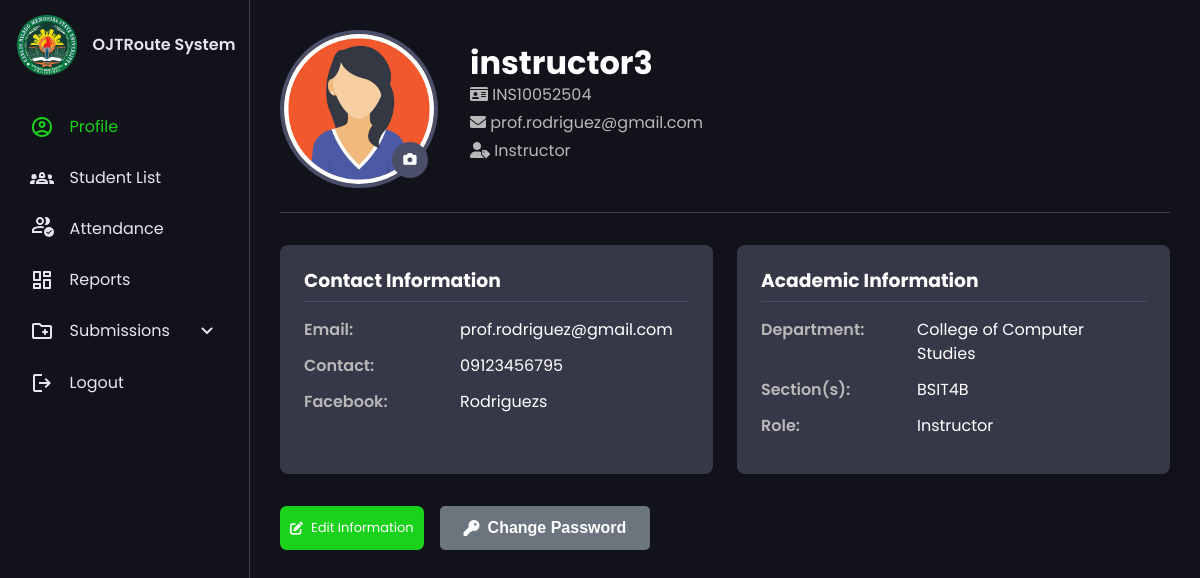
The app's page /instructor/profile.php (signed in) with its own data.
### tables this page shows
CREATE TABLE `instructors` (
  `id` int(11) UNSIGNED NOT NULL,
  `user_id` int(11) UNSIGNED NOT NULL COMMENT 'FK to users table',
  `department` varchar(100) DEFAULT NULL COMMENT 'Department/College',
  `created_at` timestamp NOT NULL DEFAULT current_timestamp(),
  `updated_at` timestamp NOT NULL DEFAULT current_timestamp() ON UPDATE current_timestamp()
);

CREATE TABLE `users` (
  `id` int(11) UNSIGNED NOT NULL,
  `school_id` varchar(20) NOT NULL COMMENT 'School/Employee ID used in CSV & listings',
  `full_name` varchar(100) NOT NULL,
  `email` varchar(100) NOT NULL,
  `password_hash` varchar(255) NOT NULL COMMENT 'Hashed password (bcrypt/argon2)',
  `role` enum('admin','student','instructor') NOT NULL,
  `gender` enum('male','female','non-binary') DEFAULT NULL,
  `section_id` int(11) UNSIGNED DEFAULT NULL COMMENT 'FK to sections - only for students',
  `contact` varchar(20) DEFAULT NULL COMMENT 'Contact number',
  `facebook_name` varchar(100) DEFAULT NULL COMMENT 'Facebook name/username',
  `year` varchar(10) DEFAULT NULL COMMENT 'Academic year',
  `profile_pic_path` varchar(255) DEFAULT NULL COMMENT 'Path to profile picture',
  `is_archived` tinyint(1) NOT NULL DEFAULT 0 COMMENT 'For archive-by-year feature',
  `archived_at` timestamp NULL DEFAULT NULL,
  `created_at` timestamp NOT NULL DEFAULT current_timestamp(),
  `updated_at` timestamp NOT NULL DEFAULT current_timestamp() ON UPDATE current_timestamp()
);

### app/services/InstructorService.php (called while the page is built, shortened)
<?php
class InstructorService
{
    private $db;
    private function connect()
    {
        try {
            $config = require __DIR__ . '/../../config/database.php';
            $dsn = "mysql:host={$config['host']};dbname={$config['dbname']};charset={$config['charset']}";
            $this->db = new \PDO($dsn, $config['username'], $config['password'], [
                \PDO::ATTR_ERRMODE => \PDO::ERRMODE_EXCEPTION,
                \PDO::ATTR_DEFAULT_FETCH_MODE => \PDO::FETCH_ASSOC,
                \PDO::ATTR_EMULATE_PREPARES => false,
            ]);
        } catch (\PDOException $e) {
            error_log('Database connection error: ' . $e->getMessage());
            throw new \Exception('Database connection failed');
        }
    }
    public function getInstructorId($userID)
    {
        try {
            $stmt = $this->db->prepare("
                SELECT id
                FROM instructors
                WHERE user_id = :user_id
            ");
            $stmt->execute([':user_id' => $userID]);
            $result = $stmt->fetch();
            return $result ? $result['id'] : null;
        } catch (\PDOException $e) {
            error_log('Get instructor ID error: ' . $e->getMessage());
            return null;
        }
    }
    public function getInstructorProfile($userId)
    {
        try {
            $stmt = $this->db->prepare("
                SELECT
                    u.id as user_id,
                    u.school_id,
                    u.full_name,
                    u.email,
                    u.contact,
                    u.facebook_name,
                    u.profile_pic_path,
                    u.role,
                    i.department
                FROM users u
                LEFT JOIN instructors i ON u.id = i.user_id
                WHERE u.id = :user_id
                AND u.role = 'instructor'
            ");
            $stmt->execute([':user_id' => $userId]);
            return $stmt->fetch();
        } catch (\PDOException $e) {
            error_log('Get instructor profile error: ' . $e->getMessage());
            return null;
        }
    }
    public function getInstructorSections($instructorId)
    {
        try {
            $stmt = $this->db->prepare("
                SELECT
                    id,
                    section_code,
                    section_name,
                    department,
                    year,
                    is_active
                FROM sections
                WHERE instructor_id = :instructor_id
                AND is_active = 1
                ORDER BY section_code ASC
            ");
            $stmt->execute([':instructor_id' => $instructorId]);
            return $stmt->fetchAll();
        } catch (\PDOException $e) {
            error_log('Get instructor sections error: ' . $e->getMessage());
            return [];
        }
    }
}

### config/database.php (called while the page is built)
<?php
return [
    'host' => 'localhost',
    'dbname' => 'ojt_db',
    'username' => 'root',
    'password' => '',
    'charset' => 'utf8mb4',
    'options' => [
        PDO::ATTR_ERRMODE => PDO::ERRMODE_EXCEPTION,
        PDO::ATTR_DEFAULT_FETCH_MODE => PDO::FETCH_ASSOC,
        PDO::ATTR_EMULATE_PREPARES => false,
    ]
];

### public/instructor/profile.php (the view, shortened to what this page needs)
<?php
require_once __DIR__ . '/../../app/services/InstructorService.php';
$instructorService = new \App\Services\InstructorService();
$user_id = $_SESSION['user_id'];
require_once 'instructor_nav.php';
$instructor = $instructorService->getInstructorProfile($user_id);
$instructor_id = $instructorService->getInstructorId($user_id);
$sections = $instructorService->getInstructorSections($instructor_id);
$section_names = array_map(function($s) { return $s['section_name']; }, $sections);
$section_string = !empty($section_names) ? implode(', ', $section_names) : 'No sections assigned';
$instructor_data = [
    'profile_pic' => !empty($instructor['profile_pic_path']) ? $instructor['profile_pic_path'] : '../../storage/images/default_profile.jpg',
    'fullname' => $instructor['full_name'],
    'school_id' => $instructor['school_id'],
    'email' => $instructor['email'],
    'role' => ucfirst($instructor['role']),
    'contact' => $instructor['contact'] ?: 'Not provided',
    'facebook' => $instructor['facebook_name'] ?: 'Not provided',
    'section' => $section_string,
    'department' => $instructor['department'] ?: 'Not assigned'
];
?>
<!DOCTYPE html>
<html lang="en">
<head>
    <link rel="stylesheet" href="https://cdnjs.cloudflare.com/ajax/libs/font-awesome/6.0.0/css/all.min.css">
    <link rel="stylesheet" href="../css/instructor_style.css">
</head>
<body>
    <main>
        <div class="profile-container">
            <div class="profile-header">
                <div class="profile-pic-container">
                    <img src="<?php echo htmlspecialchars($instructor_data['profile_pic']); ?>" alt="Profile Picture" class="profile-pic">
                    <button class="change-pic-btn" onclick="document.getElementById('changePicModal').style.display='block'">
                        <i class="fas fa-camera"></i>
                    </button>
                </div>
                <div class="profile-info">
                    <h1><?php echo htmlspecialchars($instructor_data['fullname']); ?></h1>
                    <p><i class="fas fa-id-card"></i> <?php echo htmlspecialchars($instructor_data['school_id']); ?></p>
                    <p><i class="fas fa-envelope"></i> <?php echo htmlspecialchars($instructor_data['email']); ?></p>
                    <p><i class="fas fa-user-tag"></i> <?php echo htmlspecialchars($instructor_data['role']); ?></p>
                </div>
            </div>
            <div class="profile-details">
                <div class="detail-card">
                    <h3>Contact Information</h3>
                    <div class="detail-item">
                        <div class="detail-label">Email:</div>
                        <div class="detail-value"><?php echo htmlspecialchars($instructor_data['email']); ?></div>
                    </div>
                    <div class="detail-item">
                        <div class="detail-label">Contact:</div>
                        <div class="detail-value"><?php echo htmlspecialchars($instructor_data['contact']); ?></div>
                    </div>
                    <div class="detail-item">
                        <div class="detail-label">Facebook:</div>
                        <div class="detail-value"><?php echo htmlspecialchars($instructor_data['facebook']); ?></div>
                    </div>
                </div>
                <div class="detail-card">
                    <h3>Academic Information</h3>
                    <div class="detail-item">
                        <div class="detail-label">Department:</div>
                        <div class="detail-value"><?php echo htmlspecialchars($instructor_data['department']); ?></div>
                    </div>
                    <div class="detail-item">
                        <div class="detail-label">Section(s):</div>
                        <div class="detail-value"><?php echo htmlspecialchars($instructor_data['section']); ?></div>
                    </div>
                    <div class="detail-item">
                        <div class="detail-label">Role:</div>
                        <div class="detail-value"><?php echo htmlspecialchars($instructor_data['role']); ?></div>
                    </div>
                </div>
            </div>
            <div class="action-buttons">
                <button class="bton" onclick="document.getElementById('editInfoModal').style.display='block'">
                    <i class="fas fa-edit"></i> Edit Information
                </button>
                <button class="btn btn-secondary" onclick="document.getElementById('changePassModal').style.display='block'">
                    <i class="fas fa-key"></i> Change Password
                </button>
            </div>
        </div>
    </main>
</body>
</html>

### public/css/instructor_style.css (style rules this page uses)
:root { --base-clr: #11121a; --line-clr: #42434a; --hover-clr: #222533; --text-clr: #e6e6ef; --accent-clr: #1ad21c; --secondary-text-clr: #b0b3c1; }
* { margin: 0; padding: 0; }
html { font-family: Poppins, 'Segoe UI', Tahoma, Geneva, Verdana, sans-serif; line-height: 1.5rem; }
body { min-height: 100vh; min-height: 100dvh; background-color: var(--base-clr); color: var(--text-clr); display: grid; grid-template-columns: auto 1fr; }
main { padding: min(30px, 7%); }
main p { color: var(--secondary-text-clr); margin-top: 5px; margin-bottom: 15px; }

### public/instructor/instructor_nav.php (style rules this page uses)
.btn { padding: 0.75rem 1.5rem; border: none; border-radius: 8px; font-weight: 600; text-decoration: none; display: inline-flex; align-items: center; gap: 0.5rem; cursor: pointer; transition: all 0.3s ease; font-size: 1rem; }

### public/instructor/profile.php (style rules this page uses)
.profile-header { display: flex; align-items: center; margin-bottom: 2rem; padding-bottom: 1.5rem; border-bottom: 1px solid #3e3f4d; }
.profile-pic-container { position: relative; margin-right: 2rem; }
.profile-pic { width: 150px; height: 150px; border-radius: 50%; object-fit: cover; border: 4px solid #4a4e69; }
.change-pic-btn { position: absolute; bottom: 10px; right: 10px; background: #4a4e69; color: white; border: none; border-radius: 50%; width: 36px; height: 36px; display: flex; align-items: center; justify-content: center; cursor: pointer; transition: all 0.3s ease; }
.profile-info h1 { margin: 0 0 0.5rem 0; color: #fff; }
.profile-info p { margin: 0.25rem 0; color: #b8b8b8; }
.profile-details { display: grid; grid-template-columns: repeat(auto-fill, minmax(350px, 1fr)); gap: 1.5rem; margin-bottom: 2rem; }
.detail-card { background: #363848; padding: 1.5rem; border-radius: 8px; box-shadow: 0 2px 10px rgba(0, 0, 0, 0.1); }
.detail-card h3 { margin-top: 0; color: #fff; border-bottom: 1px solid #4a4e69; padding-bottom: 0.5rem; margin-bottom: 1rem; }
.detail-item { display: flex; margin-bottom: 0.75rem; align-items: flex-start; }
.detail-label { font-weight: 600; color: #b8b8b8; width: 140px; flex-shrink: 0; padding-right: 1rem; }
.detail-value { color: #fff; flex: 1; word-break: break-word; }
.action-buttons { display: flex; gap: 1rem; margin-top: 2rem; flex-wrap: wrap; }
.btn { padding: 0.75rem 1.5rem; border: none; border-radius: 5px; font-weight: 600; cursor: pointer; display: inline-flex; align-items: center; gap: 0.5rem; transition: all 0.3s ease; }
.btn-secondary { background: #6c757d; color: white; }
.bton { background-color: var(--accent-clr); color: white; padding: 10px; border-radius: 0.5em; text-decoration: none; display: inline-flex; align-items: center; gap: 8px; border: none; font: inherit; cursor: pointer; transition: all 0.3s ease; font-size: 13px; }

### records on screen
instructors: user.profile_pic_path (picture), user.full_name "instructor3", user.school_id "INS10052504", user.email "prof.rodriguez@gmail.com", user.contact "09123456795", user.facebook_name "Rodriguezs", department "College of Computer Studies"

### other values on screen
$instructor_data['role'] "Instructor"
$instructor_data['section'] "BSIT4B"
